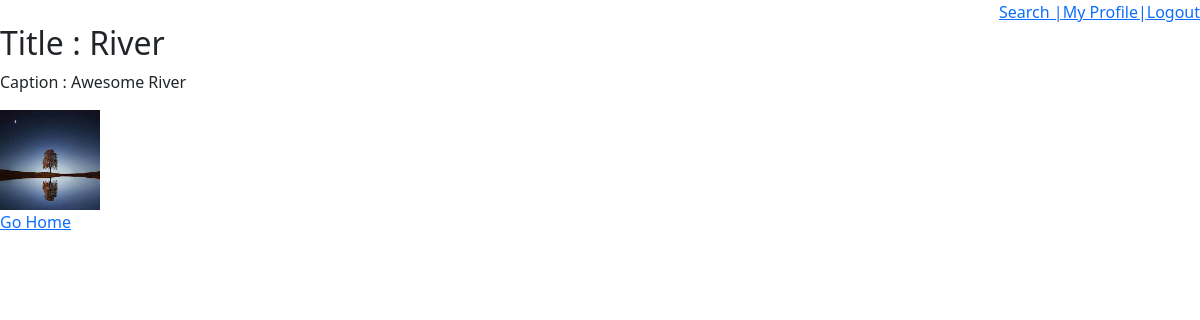
The page /viewpost/2 (signed in) on the database its author committed.
### src/models.py (models this page shows)
class BlogPost(db.Model):
    __tablename__ = 'blog_posts'
    id = db.Column(db.Integer, primary_key=True)
    title = db.Column(db.String(100), nullable=False)
    caption = db.Column(db.String(200), nullable=False)
    image_url = db.Column(db.String(200), nullable=False)
    timestamp = db.Column(db.DateTime, default=datetime.utcnow)
    user_id = db.Column(db.Integer, db.ForeignKey('users.id'), nullable=False)
    user = db.relationship('User', backref=db.backref('author_of_post', lazy=True))

### src/viewpost.py (the view)
class ViewPost(Resource):
    def get(self, post_id):
        if 'user_id' not in session:
            return redirect(url_for('login'))
        post = BlogPost.query.filter_by(id=post_id, user_id=session['user_id']).first()
        if post:
            return make_response(render_template('viewpost.html', post=post, user=User.query.get(session['user_id'])),
                                 200)
        else:
            return 'Access Denied! The post does not belong to the current user.', 404

### src/templates/viewpost.html (shortened to what this page needs)
<!DOCTYPE html>
<html>
<head>
    <link rel="stylesheet" href="{{ url_for('static', filename="CSS/style.css") }}">
</head>
<body>
<div style="display:flex;justify-content:flex-end">
    <a href="{{ url_for('search') }}">Search | </a>
    <a href="{{ url_for('profile', username=user.username) }}">My Profile| </a>
    <a href="{{ url_for('logout') }}">Logout</a>
</div>
<div class="post">
    <h2>Title : {{ post.title }}</h2>
    <p>Caption : {{ post.caption }}</p>
    <img src="{{ url_for('static', filename="uploads/"+post.image_url) }}" width='100' height='100'>
</div>
<a href="{{ url_for('home', username=user.username) }}">Go Home</a>
</body>
</html>

### rows shown on the page
BlogPost: title "River", caption "Awesome River", image_url (picture)
